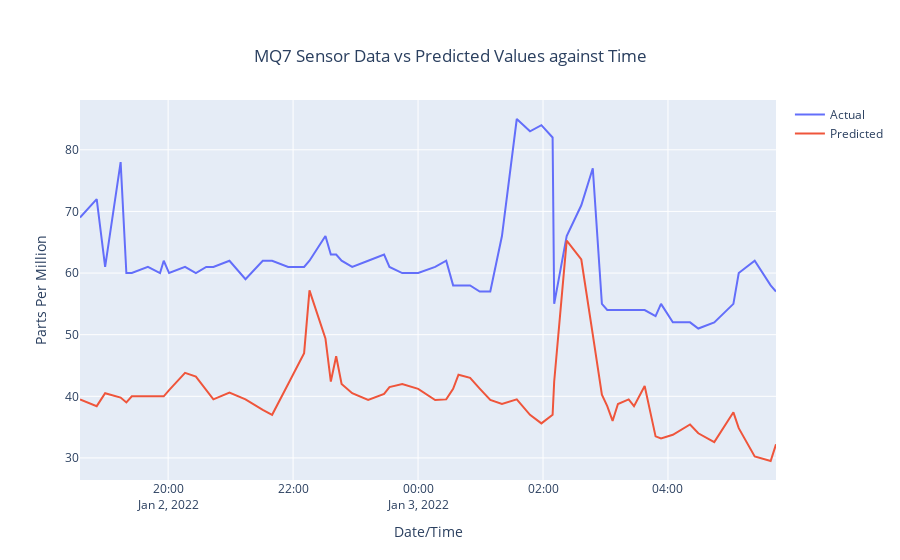

Here is the notebook cell this chart was saved with:
### Code cell
fig = go.Figure()
fig.add_trace(go.Scatter(x=df_mq7_final.index, y=df_mq7_final.mq7,
                    mode='lines',
                    name='Actual'))
fig.add_trace(go.Scatter(x=df_mq7_final.index, y=df_mq7_final.mq7_Predicted,
                    mode='lines',
                    name='Predicted'))
fig.update_xaxes(title_text='Date/Time')
fig.update_yaxes(title_text="Parts Per Million")
fig.update_layout(
    title={
        'text': "MQ7 Sensor Data vs Predicted Values against Time",
        'x': 0.5,
        'xanchor': 'center',
        'yanchor': 'top'
    })
fig.show()
